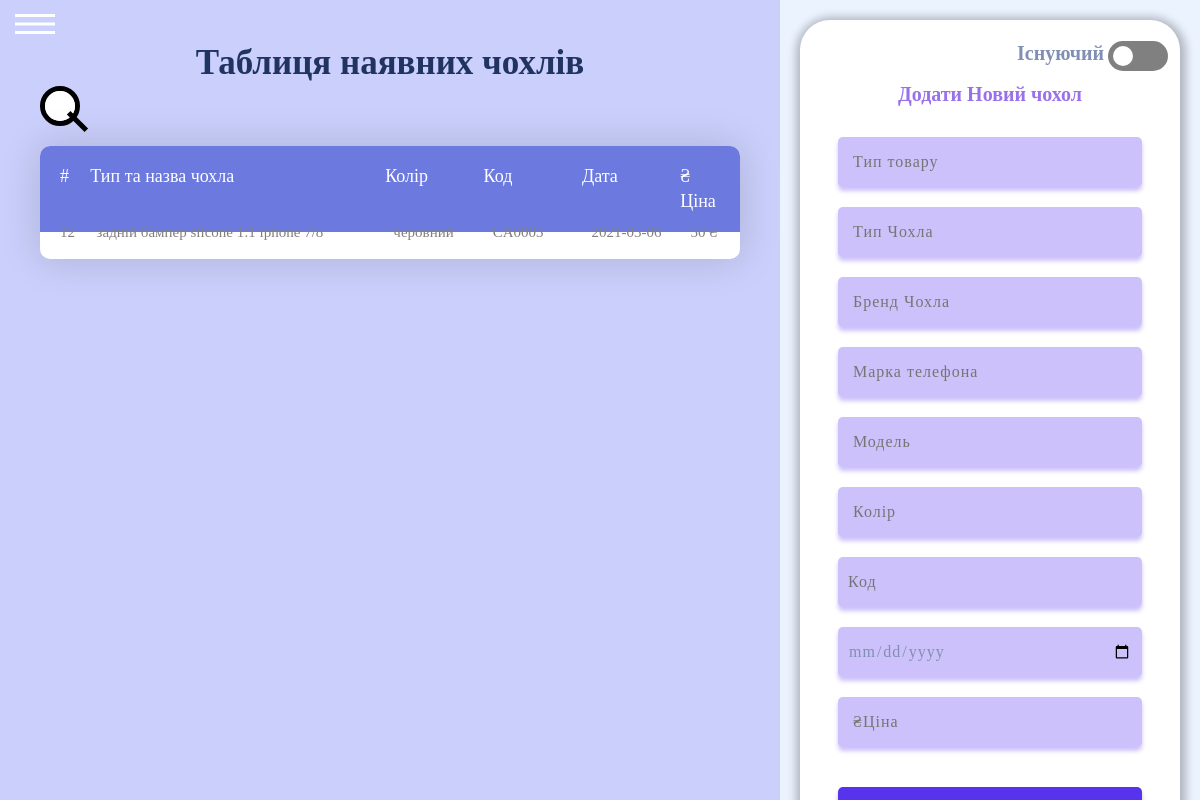
The page / on the database its author committed.
### tables this page shows
CREATE TABLE `all_avaible_goods` (
  `id` int NOT NULL,
  `type_good` varchar(30) NOT NULL,
  `case_type` varchar(30) DEFAULT NULL,
  `case_brand` varchar(30) DEFAULT NULL,
  `phone_brand` varchar(30) DEFAULT NULL,
  `phone_model` varchar(30) DEFAULT NULL,
  `charge_type` varchar(30) DEFAULT NULL,
  `charge_model` varchar(30) DEFAULT NULL,
  `charge_input` varchar(30) DEFAULT NULL,
  `charge_brand` varchar(30) DEFAULT NULL,
  `glass_type` varchar(30) DEFAULT NULL,
  `color` varchar(30) NOT NULL,
  `cod` varchar(6) NOT NULL,
  `date` date NOT NULL,
  `first_price` int DEFAULT NULL
);

### index.php (the view, shortened to what this page needs)
<!DOCTYPE html>
<html lang="en">
<head>
    <link rel="stylesheet" href="assets/css/style.min.css">
</head>
<body>
<div class="page" id='page'>
<div class="hed-mobile">
  <button class="burger"type="button" id="sidebarToggle">
    <span></span>
</div>
<main class="main">
  <div class="left-side">
    <h1 class="top-avaible-text">Таблиця наявних чохлів</h1>
    <div class="search-box">
      <input type="text" id="search" placeholder="Search..." onkeyup="tableSearch()" /><span></span>
    </div>
<div class="limiter">
  <div class="container-table100">
    <div class="wrap-table100">
      <div class="table100 ver1 m-b-110">
        <div class="table100-head">
          <table>
            <thead>
              <tr class="row100 head">
                <th class="cell100 column1">#</th>
                <th class="cell100 column2">Тип та назва чохла</th>
                <th class="cell100 column3">Колір</th>
                <th class="cell100 column4">Код</th>
                <th class="cell100 column4">Дата</th>
                <th class="cell100 column5">₴ Ціна</th>
              </tr>
            </thead>
          </table>
        </div>
<div class="table100-body js-pscroll">
          <?php
require "connect.php";
echo '<table class="table table-hover table-sm" , id="info-table", width="500">  <tr>';
echo "<tbody>";
$query = "SELECT `id`, concat(`case_type`,' ',`case_brand`,' ',`phone_brand`,' ',`phone_model`)as'content',`color`,`cod`,`date`,`first_price` FROM `all_avaible_goods` WHERE `type_good` like 'Чохол' Order BY id DESC ";
if ($result = mysqli_query($mysql, $query)) {
  while ($row = mysqli_fetch_assoc($result)) {
      echo  '<tr class="row100 body">'.
      '<td class="cell100 column1">'.
      $row["id"].'<td class="cell100 column2">'.
      $row["content"].'<td class="cell100 column3">'.
      $row["color"].'<td class="cell100 column4">'.
      $row["cod"].'<td class="cell100 column4">'.
      $row["date"].'<td class="cell100 column5">'.
      $row["first_price"].' ₴'.
      '</tr> ';
  }
}
echo"</tbody>";
echo "</table>";
echo "</div>";
?>
</div>
  </div>
  </div>
  </div>
  </div>
<div class="right-side">
  <div class="right-form">
    <h1 class="selector-case-existing" id="t_switch">Існуючий</h1>
      <div class="div-checkbox">
<nav>
  <input type="checkbox"  id="switch" onclick="myFunction()" /><label for="switch">Toggle</label>
</nav>
  </div>
    <div id="first-page">
      <h1 class="top-text-new-r-case" id='text1'>Додати Новий чохол </h1>
        <form class="input-right-form" action="check-new-cases.php" method="post">
          <input class="from-input" required type="text" name ="type_good" placeholder=" Тип товару">
          <input class="from-input" required type="text" name ="case_type" placeholder=" Тип Чохла">
          <input class="from-input" required type="text" name ="case_brand" placeholder=" Бренд Чохла">
          <input class="from-input" required type="text" name ="phone_brand" placeholder=" Марка телефона ">
          <input class="from-input" required type="text" name ="phone_model" placeholder=" Модель">
          <input class="from-input" required type="text" name ="color" placeholder=" Колір ">
          <input class="from-input" required type="text" name ="cod" placeholder="Код">
          <input class="from-input-date" required type="date" name ="date" placeholder="">
          <input class="from-input" required type="text" name ="first_price" placeholder=" ₴Ціна">
          <input class="from-input-submit" type="submit" placeholder="">
        </form>
    </div>
      </div>
    </div>
</main>
</div>
</body>
</html>

### rows shown on the page
all_avaible_goods: id "12", content "задній бампер silcone 1:1 iphone 7/8", color "черовний", cod "CA0003", date "2021-03-06", first_price "50"
